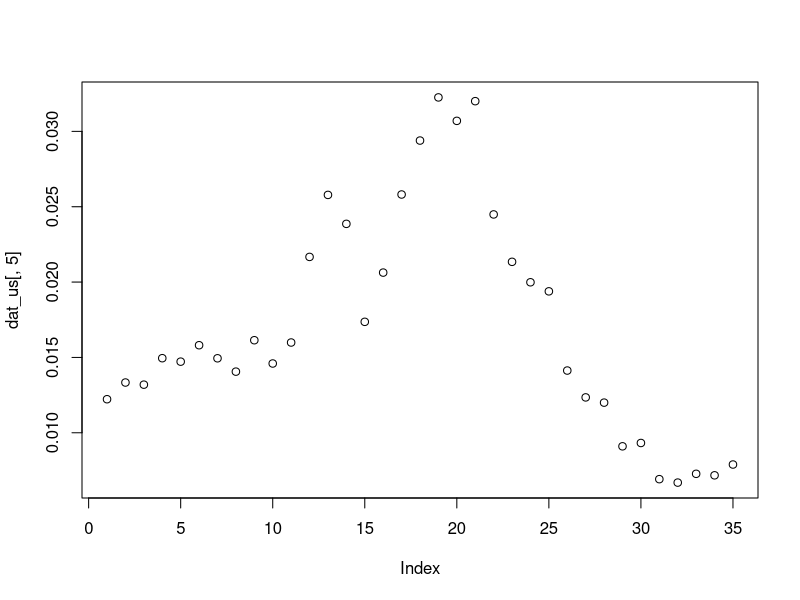
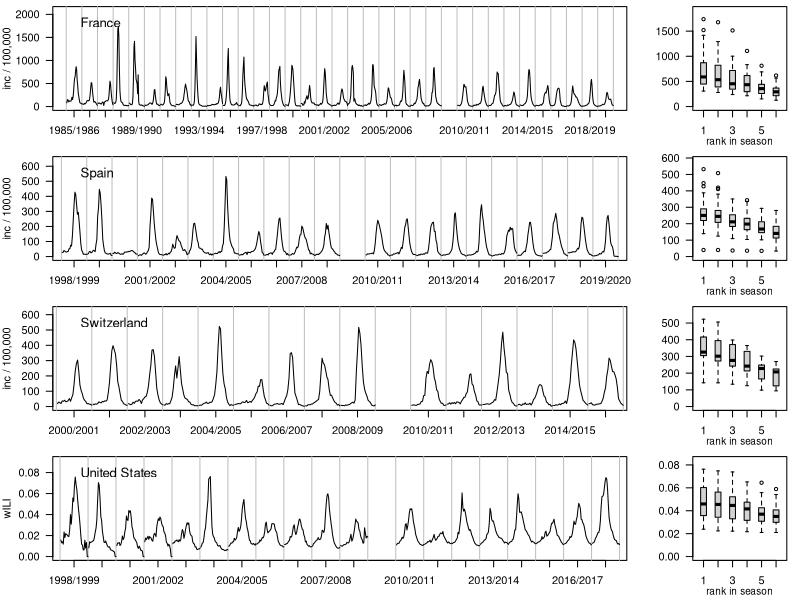

Source code (R) for these figures, in order:
library(here)

dat_ch <- read.csv("../Data/for_mem/ili_mem_ch.csv")
dat_es <- read.csv("../Data/for_mem/ili_mem_es.csv")
dat_fr <- read.csv("../Data/for_mem/ili_mem_fr.csv")
dat_us <- read.csv("../Data/for_mem/ili_mem_us.csv")

dim(dat_us)

plot(dat_us[, 5])

matr <- dat_ch
xlim <- c(1990, 2020)

plot_mem_ts <- function(matr, xlim, ylab = "inc / 100,000", ...){
  years <- as.numeric(substr(colnames(matr), start = 13, stop = 16)) - 1
  labels_years <- gsub(".", "/", substr(colnames(matr), start = 8, stop = 16), fixed = TRUE)
  
  plot(NULL, xlim = xlim, ylim = c(0, 1.2*max(matr)), xlab = "", ylab = ylab, axes = FALSE,...)
  axis(1, at = years + 0.5, labels = labels_years)
  axis(2)
  box()
  
  abline(v = seq(from = floor(xlim[1]), to = ceiling(xlim[2])), col = "grey")

  weeks_per_seas <- nrow(matr)
  for(i in 1:ncol(matr)){
    x <- years[i] + (1:weeks_per_seas)/weeks_per_seas
    lines(x, matr[, i])
  }
}

bplot_ranks <- function(matr, ylab = ""){
  plot(NULL, xlim = c(0.5, 6.5), ylim = c(0, 1.1*max(matr)), xlab = "", ylab = ylab)
  mtext("rank in season", 1, line = 1.8, cex = 0.6)
  get_nth <- function(vect, n) sort(vect, decreasing = TRUE)[n]
  for(i in 1:6) boxplot(apply(matr, 2, get_nth, n = i), at = i, add = TRUE, axes = FALSE)
}

pdf("../Draft/figure/plot_data.pdf", width = 9, height = 5.5)
par(las = 1, mar = c(3, 4, 0.5, 1))
layout(matrix(1:8, ncol = 2, byrow = TRUE), widths = c(8, 2))
plot_mem_ts(dat_fr, xlim = c(1985.5, 2019.5)); legend("topleft", legend = " France", bty = "n", cex = 1.2)
bplot_ranks(dat_fr)

plot_mem_ts(dat_es, xlim = c(1998.5, 2019.5)); legend("topleft", legend = " Spain", bty = "n", cex = 1.2)
bplot_ranks(dat_es)

plot_mem_ts(dat_ch, xlim = c(2000.5, 2015.5)); legend("topleft", legend = " Switzerland", bty = "n", cex = 1.2)
bplot_ranks(dat_ch)

plot_mem_ts(dat_us, xlim = c(1998.5, 2017.5), ylab = "wILI"); legend("topleft", legend = " United States", bty = "n", cex = 1.2)
bplot_ranks(dat_us)
dev.off()

